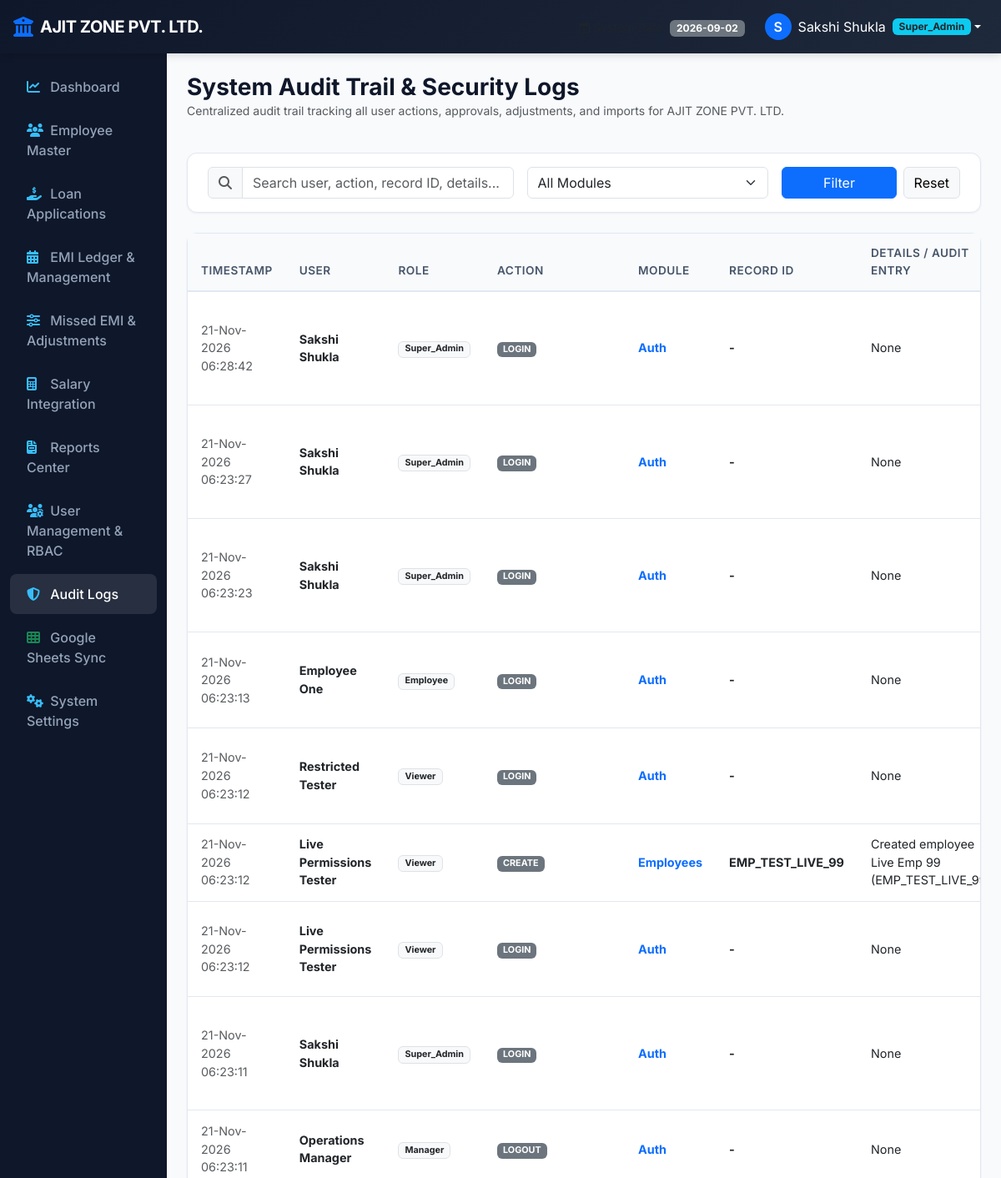
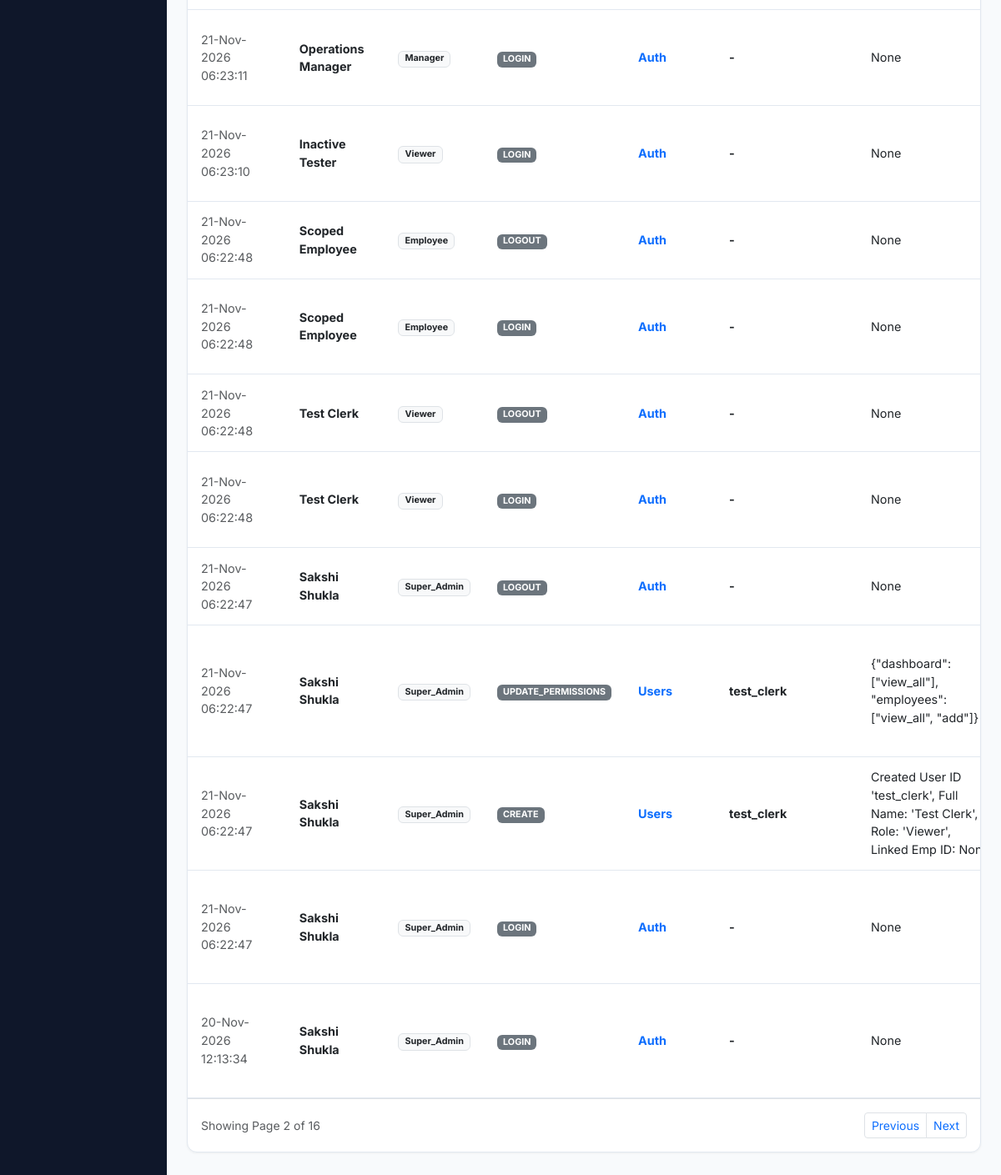
/audit-logs?page=2&q=&module= (signed in), run on the app's committed database (2 pictures, top to bottom).
### models.py (models this page shows, shortened)
class SystemSetting(db.Model):
    __tablename__ = 'system_settings'
    id = db.Column(db.Integer, primary_key=True)
    key = db.Column(db.String(64), unique=True, nullable=False)
    value = db.Column(db.Text, nullable=True)
    description = db.Column(db.String(256), nullable=True)
    updated_at = db.Column(db.DateTime, default=datetime.utcnow, onupdate=datetime.utcnow)

class User(db.Model):
    __tablename__ = 'users'
    id = db.Column(db.Integer, primary_key=True)
    username = db.Column(db.String(64), unique=True, nullable=False, index=True)
    password_hash = db.Column(db.String(256), nullable=False)
    full_name = db.Column(db.String(128), nullable=False)
    email = db.Column(db.String(128), nullable=True)
    role = db.Column(db.String(32), nullable=False, default='HR')
    employee_id = db.Column(db.Integer, db.ForeignKey('employees.id'), nullable=True)
    permissions = db.Column(db.Text, nullable=True)
    is_primary_superadmin = db.Column(db.Boolean, default=False)
    is_active = db.Column(db.Boolean, default=True)
    created_at = db.Column(db.DateTime, default=datetime.utcnow)
    employee = db.relationship('Employee', foreign_keys=[employee_id], backref='user_account', uselist=False)
    def is_superadmin(self):
        return self.role == 'Super_Admin' or self.is_primary_superadmin
    def has_permission(self, module, action):
        if self.is_superadmin():
            return True

class AuditLog(db.Model):
    __tablename__ = 'audit_logs'
    id = db.Column(db.Integer, primary_key=True)
    user_id = db.Column(db.Integer, db.ForeignKey('users.id'), nullable=True)
    user_name = db.Column(db.String(64), nullable=True)
    role = db.Column(db.String(32), nullable=True)
    action = db.Column(db.String(64), nullable=False) # CREATE, UPDATE, DELETE, APPROVE, REJECT, ADJUST, IMPORT, SYNC
    module = db.Column(db.String(64), nullable=False) # Loans, Employees, EMI, Settings, System, Users, SalarySync
    record_id = db.Column(db.String(64), nullable=True)
    old_value = db.Column(db.Text, nullable=True)
    new_value = db.Column(db.Text, nullable=True)
    reason = db.Column(db.Text, nullable=True)
    timestamp = db.Column(db.DateTime, default=datetime.utcnow)
    ip_address = db.Column(db.String(45), nullable=True)

### routes/audit.py (the view, shortened to what this page needs)
@audit_bp.route('/audit-logs')
@login_required
@permission_required('audit_logs', 'view_all')
def index():
    module_filter = request.args.get('module', '').strip()
    search_q = request.args.get('q', '').strip()
    page = request.args.get('page', 1, type=int)
    query = AuditLog.query
    if module_filter:
        query = query.filter(AuditLog.module == module_filter)
    pagination = query.order_by(AuditLog.timestamp.desc()).paginate(page=page, per_page=20, error_out=False)
    logs = pagination.items
    modules = db.session.query(AuditLog.module).distinct().all()
    modules = [m[0] for m in modules if m[0]]
    return render_template('audit/index.html', logs=logs, pagination=pagination, modules=modules, selected_module=module_filter, search_q=search_q)

### templates/audit/index.html (shortened to what this page needs)
{% extends 'base.html' %}
{% block content %}
<div class="d-flex justify-content-between align-items-center mb-4">
    <div>
        <h3 class="fw-bold mb-0">System Audit Trail & Security Logs</h3>
        <p class="text-muted small">Centralized audit trail tracking all user actions, approvals, adjustments, and imports for {{ COMPANY_NAME }}</p>
    </div>
</div>
<div class="content-card mb-4 py-3">
    <form method="GET" action="{{ url_for('audit.index') }}" class="row g-3 align-items-center">
        <div class="col-md-5">
            <div class="input-group">
                <span class="input-group-text bg-light"><i class="fa-solid fa-magnifying-glass text-muted"></i></span>
                <input type="text" name="q" class="form-control" placeholder="Search user, action, record ID, details..." value="{{ search_q }}">
            </div>
        </div>
        <div class="col-md-4">
            <select name="module" class="form-select" onchange="this.form.submit()">
                <option value="">All Modules</option>
            </select>
        </div>
        <div class="col-md-3 d-flex gap-2">
            <button type="submit" class="btn btn-primary w-100">Filter</button>
            <a href="{{ url_for('audit.index') }}" class="btn btn-light border">Reset</a>
        </div>
    </form>
</div>
<div class="content-card p-0">
    <div class="table-responsive">
        <table class="table table-custom">
            <thead>
                <tr>
                    <th>Timestamp</th>
                    <th>User</th>
                    <th>Role</th>
                    <th>Action</th>
                    <th>Module</th>
                    <th>Record ID</th>
                    <th>Details / Audit Entry</th>
                </tr>
            </thead>
            <tbody>
                {% for log in logs %}
                <tr>
                    <td class="small text-muted">{{ log.timestamp | datefmt('%d-%b-%Y %H:%M:%S') }}</td>
                    <td class="fw-bold text-dark">{{ log.user_name or 'System' }}</td>
                    <td><span class="badge bg-light text-dark border">{{ log.role or 'System' }}</span></td>
                    <td>
                        <span class="badge bg-secondary">{{ log.action }}</span>
                    </td>
                    <td class="fw-bold text-primary">{{ log.module }}</td>
                    <td class="fw-bold">{{ log.record_id or '-' }}</td>
                    <td class="small">{{ log.new_value }}</td>
                </tr>
                {% else %}
                <tr><td colspan="8" class="text-center text-muted py-4">No audit logs matching search criteria.</td></tr>
                {% endfor %}
            </tbody>
        </table>
    </div>
    {% if pagination and pagination.pages > 1 %}
    <div class="p-3 border-top d-flex justify-content-between align-items-center">
        <small class="text-muted">Showing Page {{ pagination.page }} of {{ pagination.pages }}</small>
        <ul class="pagination pagination-sm mb-0">
            <li class="page-item {% if not pagination.has_prev %}disabled{% endif %}">
                <a class="page-link" href="{{ url_for('audit.index', page=pagination.prev_num, q=search_q, module=selected_module) }}">Previous</a>
            </li>
            <li class="page-item {% if not pagination.has_next %}disabled{% endif %}">
                <a class="page-link" href="{{ url_for('audit.index', page=pagination.next_num, q=search_q, module=selected_module) }}">Next</a>
            </li>
        </ul>
    </div>
    {% endif %}
</div>
{% endblock %}

### templates/base.html (shortened to what this page needs)
<!DOCTYPE html>
<html lang="en">
<head>
    <link href="https://cdn.jsdelivr.net/npm/bootstrap@5.3.0/dist/css/bootstrap.min.css" rel="stylesheet">
    <link href="https://cdnjs.cloudflare.com/ajax/libs/font-awesome/6.4.0/css/all.min.css" rel="stylesheet">
    <link href="{{ url_for('static', filename='css/custom.css') }}" rel="stylesheet">
</head>
<body>
    {% if session.get('user_id') %}
    <nav class="navbar navbar-expand-lg bg-brand-header navbar-dark sticky-top">
        <div class="container-fluid px-3">
            <a class="navbar-brand d-flex align-items-center" href="{{ url_for('dashboard.index') }}">
                <i class="fa-solid fa-building-columns text-primary me-2 fs-4"></i>
                <span class="navbar-brand-title">{{ COMPANY_NAME }}</span>
            </a>
            <div class="collapse navbar-collapse" id="navbarMain">
                <ul class="navbar-nav ms-auto align-items-center">
                    <li class="nav-item me-3 text-light">
                        <small class="text-muted"><i class="fa-regular fa-calendar-check me-1"></i>System Date:</small>
                        <span class="badge bg-secondary">2026-09-02</span>
                    </li>
                    <li class="nav-item dropdown">
                        <a class="nav-link dropdown-toggle d-flex align-items-center text-white" href="#" id="userDropdown" role="button" data-bs-toggle="dropdown">
                            <div class="bg-primary text-white rounded-circle d-flex align-items-center justify-content-center me-2" style="width: 32px; height: 32px; font-weight: 600;">
                                {{ session.get('full_name', 'U')[0] }}
                            </div>
                            <span>{{ session.get('full_name') }}</span>
                            <span class="badge bg-info ms-2 text-dark">{{ session.get('user_role') }}</span>
                        </a>
                    </li>
                </ul>
            </div>
        </div>
    </nav>
    <div class="container-fluid">
        <div class="row">
            <nav class="col-md-3 col-lg-2 d-md-block main-sidebar collapse">
                <div class="position-sticky">
                    <ul class="nav flex-column">
                        {% if has_perm('dashboard', 'view_all') or is_superadmin() %}
                        <li class="nav-item">
                            <a class="nav-link {% if request.endpoint == 'dashboard.index' %}active{% endif %}" href="{{ url_for('dashboard.index') }}">
                                <i class="fa-solid fa-chart-line"></i> Dashboard
                            </a>
                        </li>
                        {% endif %}
                        {% if has_perm('employees', 'view_all') or has_perm('employees', 'view_own') or is_superadmin() %}
                        <li class="nav-item">
                            <a class="nav-link {% if 'employee' in request.endpoint %}active{% endif %}" href="{{ url_for('employee.index') }}">
                                <i class="fa-solid fa-users"></i> Employee Master
                            </a>
                        </li>
                        {% endif %}
                        {% if has_perm('loan_applications', 'view_all') or has_perm('loan_applications', 'view_own') or has_perm('loan_applications', 'add') or is_superadmin() %}
                        <li class="nav-item">
                            <a class="nav-link {% if 'loan' in request.endpoint %}active{% endif %}" href="{{ url_for('loan.index') }}">
                                <i class="fa-solid fa-hand-holding-dollar"></i> Loan Applications
                            </a>
                        </li>
                        {% endif %}
                        {% if has_perm('emi', 'view_all') or has_perm('emi', 'view_own') or is_superadmin() %}
                        <li class="nav-item">
                            <a class="nav-link {% if 'emi.management' in request.endpoint %}active{% endif %}" href="{{ url_for('emi.management') }}">
                                <i class="fa-solid fa-calendar-days"></i> EMI Ledger & Management
                            </a>
                        </li>
                        {% endif %}
                        {% if has_perm('adjustments', 'view_all') or has_perm('adjustments', 'view_own') or is_superadmin() %}
                        <li class="nav-item">
                            <a class="nav-link {% if 'emi.adjustments' in request.endpoint %}active{% endif %}" href="{{ url_for('emi.adjustments') }}">
                                <i class="fa-solid fa-sliders"></i> Missed EMI & Adjustments
                            </a>
                        </li>
                        {% endif %}
                        {% if has_perm('salary', 'view_all') or is_superadmin() %}
                        <li class="nav-item">
                            <a class="nav-link {% if 'salary' in request.endpoint %}active{% endif %}" href="{{ url_for('salary.index') }}">
                                <i class="fa-solid fa-calculator"></i> Salary Integration
                            </a>
                        </li>
                        {% endif %}
                        {% if has_perm('reports', 'view_all') or has_perm('reports', 'view_own') or is_superadmin() %}
                        <li class="nav-item">
                            <a class="nav-link {% if 'reports' in request.endpoint %}active{% endif %}" href="{{ url_for('reports.index') }}">
                                <i class="fa-solid fa-file-invoice"></i> Reports Center
                            </a>
                        </li>
                        {% endif %}
                        {% if has_perm('user_mgmt', 'view_all') or is_superadmin() %}
                        <li class="nav-item">
                            <a class="nav-link {% if 'user_mgmt' in request.endpoint %}active{% endif %}" href="{{ url_for('user_mgmt.index') }}">
                                <i class="fa-solid fa-users-gear"></i> User Management & RBAC
                            </a>
                        </li>
                        {% endif %}
                        {% if has_perm('audit_logs', 'view_all') or is_superadmin() %}
                        <li class="nav-item">
                            <a class="nav-link {% if 'audit' in request.endpoint %}active{% endif %}" href="{{ url_for('audit.index') }}">
                                <i class="fa-solid fa-shield-halved"></i> Audit Logs
                            </a>
                        </li>
                        {% endif %}
                        {% if has_perm('settings', 'view_all') or has_perm('settings', 'manage') or is_superadmin() %}
                        <li class="nav-item">
                            <a class="nav-link {% if 'google_sheets' in request.endpoint %}active{% endif %}" href="{{ url_for('google_sheets.index') }}">
                                <i class="fa-solid fa-table-cells text-success"></i> Google Sheets Sync
                            </a>
                        </li>
                        <li class="nav-item">
                            <a class="nav-link {% if 'settings' in request.endpoint and 'google_sheets' not in request.endpoint %}active{% endif %}" href="{{ url_for('settings.index') }}">
                                <i class="fa-solid fa-gears"></i> System Settings
                            </a>
                        </li>
                        {% endif %}
                    </ul>
                </div>
            </nav>
            <main class="col-md-9 ms-sm-auto col-lg-10 px-md-4 py-4">
                {% block content %}{% endblock %}
            </main>
        </div>
    </div>
    {% else %}
        {% block login_content %}{% endblock %}
    {% endif %}
</body>
</html>

### data on the page
SystemSetting: value "AJIT ZONE PVT. LTD."
User: get "Super_Admin"
AuditLog: timestamp "21-Nov-2026 06:28:42", user_name "Sakshi Shukla", role "Super_Admin", action "LOGIN", module "Auth", record_id "-", new_value "None"
AuditLog: timestamp "21-Nov-2026 06:23:27", user_name "Sakshi Shukla", role "Super_Admin", action "LOGIN", module "Auth", record_id "-", new_value "None"
AuditLog: timestamp "21-Nov-2026 06:23:23", user_name "Sakshi Shukla", role "Super_Admin", action "LOGIN", module "Auth", record_id "-", new_value "None"
AuditLog: timestamp "21-Nov-2026 06:23:13", user_name "Employee One", role "Employee", action "LOGIN", module "Auth", record_id "-", new_value "None"
AuditLog: timestamp "21-Nov-2026 06:23:12", user_name "Restricted Tester", role "Viewer", action "LOGIN", module "Auth", record_id "-", new_value "None"
AuditLog: timestamp "21-Nov-2026 06:23:12", user_name "Live Permissions Tester", role "Viewer", action "CREATE", module "Employees", record "EMP_TEST_LIVE_99", new_value "Created employee Live Emp 99…"
AuditLog: timestamp "21-Nov-2026 06:23:12", user_name "Live Permissions Tester", role "Viewer", action "LOGIN", module "Auth", record_id "-", new_value "None"
AuditLog: timestamp "21-Nov-2026 06:23:11", user_name "Sakshi Shukla", role "Super_Admin", action "LOGIN", module "Auth", record_id "-", new_value "None"
AuditLog: timestamp "21-Nov-2026 06:23:11", user_name "Operations Manager", role "Manager", action "LOGOUT", module "Auth", record_id "-", new_value "None"
AuditLog: timestamp "21-Nov-2026 06:23:11", user_name "Operations Manager", role "Manager", action "LOGIN", module "Auth", record_id "-", new_value "None"
AuditLog: timestamp "21-Nov-2026 06:23:10", user_name "Inactive Tester", role "Viewer", action "LOGIN", module "Auth", record_id "-", new_value "None"
AuditLog: timestamp "21-Nov-2026 06:22:48", user_name "Scoped Employee", role "Employee", action "LOGOUT", module "Auth", record_id "-", new_value "None"
AuditLog: timestamp "21-Nov-2026 06:22:48", user_name "Scoped Employee", role "Employee", action "LOGIN", module "Auth", record_id "-", new_value "None"
AuditLog: timestamp "21-Nov-2026 06:22:48", user_name "Test Clerk", role "Viewer", action "LOGOUT", module "Auth", record_id "-", new_value "None"
AuditLog: timestamp "21-Nov-2026 06:22:48", user_name "Test Clerk", role "Viewer", action "LOGIN", module "Auth", record_id "-", new_value "None"
AuditLog: timestamp "21-Nov-2026 06:22:47", user_name "Sakshi Shukla", role "Super_Admin", action "LOGOUT", module "Auth", record_id "-", new_value "None"
AuditLog: timestamp "21-Nov-2026 06:22:47", user_name "Sakshi Shukla", role "Super_Admin", action "UPDATE_PERMISSIONS", module "Users", record "test_clerk", new_value "{\"dashboard\": [\"view_all\"], \"employees\": [\"view_all\", \"add\"]}"
AuditLog: timestamp "21-Nov-2026 06:22:47", user_name "Sakshi Shukla", role "Super_Admin", action "CREATE", module "Users", record "test_clerk", new_value "Created User ID 'test_clerk', Full Name: 'Test Clerk', Role: 'Viewer', Linked Emp ID:…"
AuditLog: timestamp "21-Nov-2026 06:22:47", user_name "Sakshi Shukla", role "Super_Admin", action "LOGIN", module "Auth", record_id "-", new_value "None"
AuditLog: timestamp "20-Nov-2026 12:13:34", user_name "Sakshi Shukla", role "Super_Admin", action "LOGIN", module "Auth", record_id "-", new_value "None"

### other printed values
{{ session.get('full_name', 'U')[0] }} "S"
{{ session.get('full_name') }} "Sakshi Shukla"
{{ pagination.page }} "2"
{{ pagination.pages }} "16"
